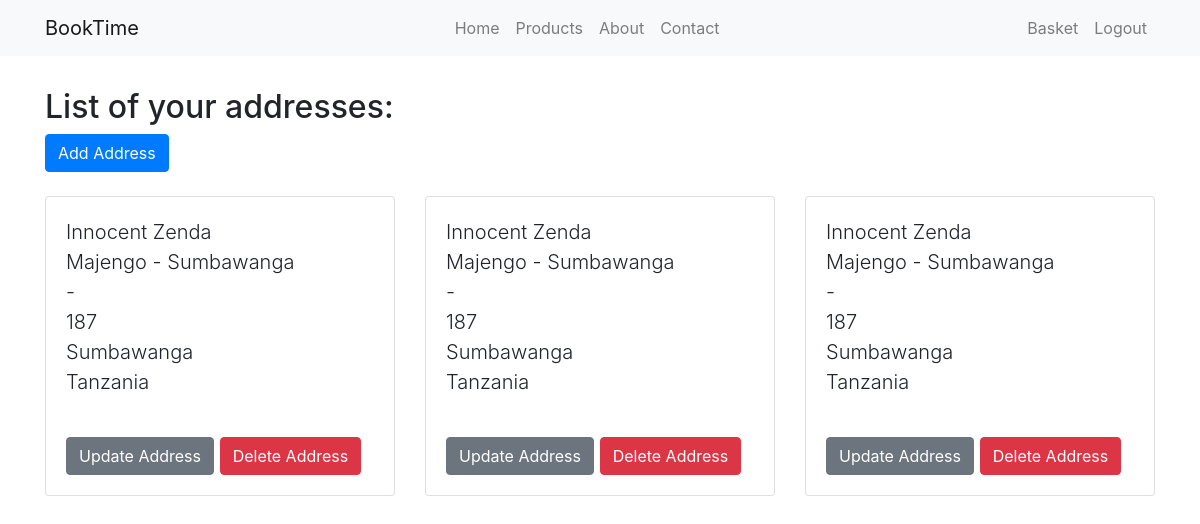
Screenshot of /accounts/addresses/ (signed in) with the database file from the repository.
### accounts/models.py (models this page shows, shortened)
class Address(models.Model):
    SUPPORTED_COUNTRIES = (
        ('TZ', 'Tanzania'),
    )
    user = models.ForeignKey(User, on_delete=models.CASCADE)
    name = models.CharField(max_length=60)
    address1 = models.CharField('Address Line 1', max_length=60)
    address2 = models.CharField('Address Line 2', max_length=60, blank=True)
    zip_code = models.CharField('ZIP / Postal Code', max_length=12)
    city = models.CharField(max_length=60)
    country = models.CharField(
        max_length=3, choices=SUPPORTED_COUNTRIES, default='TZ')
    class Meta:
        verbose_name_plural = "Addresses"

### accounts/views.py (the view)
# urls.py: path('addresses/', views.AddressListView.as_view(), name='address-list'),
class AddressListView(LoginRequiredMixin, ListView):
    model = Address
    template_name = 'accounts/address_list.html'
    def get_queryset(self):
        return self.model.objects.filter(user=self.request.user)

### accounts/templates/accounts/address_list.html (shortened to what this page needs)
{% extends 'base.html' %}
{% block content %}
    <h2>List of your addresses:</h2>
    <a href="{% url 'accounts:address-add' %}" class="btn btn-primary">
        Add Address
    </a>
    <div class="row">
    {% for address in object_list %}
        <div class="lead pt-4 col-md-6 col-lg-4">
            <div class="card">
                <div class="card-body">
                    {{ address.name }}<br>
                    {{ address.address1 }}<br>
                    {{ address.address2 | default:'-' }}<br>
                    {{ address.zip_code }}<br>
                    {{ address.city }}<br>
                    {{ address.get_country_display }}<br>
                </div>
                <div class="card-body">
                    <a href="{% url 'accounts:address-update' address.pk %}" class="btn btn-secondary">Update Address</a>
                    <a href="{% url 'accounts:address-delete' address.pk %}" class="btn btn-danger">Delete Address</a>
                </div>
            </div>
        </div>
    {% empty %}
        <p class="lead">You have no addresses yet.</p>
    {% endfor %}
    </div>
{% endblock content %}

### rows the page displays
Address: name "Innocent Zenda", address1 "Majengo - Sumbawanga", address2 "-", zip_code "187", city "Sumbawanga", country "Tanzania"
Address: name "Innocent Zenda", address1 "Majengo - Sumbawanga", address2 "-", zip_code "187", city "Sumbawanga", country "Tanzania"
Address: name "Innocent Zenda", address1 "Majengo - Sumbawanga", address2 "-", zip_code "187", city "Sumbawanga", country "Tanzania"
